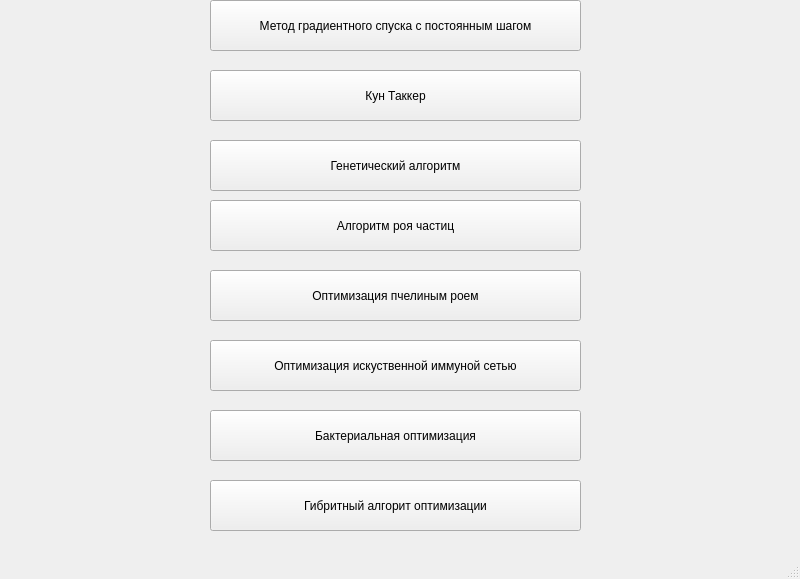
<?xml version="1.0" encoding="UTF-8"?>
<ui version="4.0">
 <class>MainWindow</class>
 <widget class="QMainWindow" name="MainWindow">
  <property name="geometry">
   <rect>
    <x>0</x>
    <y>0</y>
    <width>800</width>
    <height>579</height>
   </rect>
  </property>
  <property name="windowTitle">
   <string>MainWindow</string>
  </property>
  <widget class="QWidget" name="centralwidget">
   <widget class="QPushButton" name="btn_kun_takker">
    <property name="geometry">
     <rect>
      <x>210</x>
      <y>70</y>
      <width>371</width>
      <height>51</height>
     </rect>
    </property>
    <property name="text">
     <string>Кун Таккер</string>
    </property>
   </widget>
   <widget class="QPushButton" name="btn_genetic_algorithm">
    <property name="geometry">
     <rect>
      <x>210</x>
      <y>140</y>
      <width>371</width>
      <height>51</height>
     </rect>
    </property>
    <property name="text">
     <string>Генетический алгоритм</string>
    </property>
   </widget>
   <widget class="QPushButton" name="btn_particle_swarm">
    <property name="geometry">
     <rect>
      <x>210</x>
      <y>200</y>
      <width>371</width>
      <height>51</height>
     </rect>
    </property>
    <property name="text">
     <string>Алгоритм роя частиц</string>
    </property>
   </widget>
   <widget class="QPushButton" name="btn_bee_swarm">
    <property name="geometry">
     <rect>
      <x>210</x>
      <y>270</y>
      <width>371</width>
      <height>51</height>
     </rect>
    </property>
    <property name="text">
     <string>Оптимизация пчелиным роем</string>
    </property>
   </widget>
   <widget class="QPushButton" name="btn_artifitial_immune_network">
    <property name="geometry">
     <rect>
      <x>210</x>
      <y>340</y>
      <width>371</width>
      <height>51</height>
     </rect>
    </property>
    <property name="text">
     <string>Оптимизация искуственной иммуной сетью</string>
    </property>
   </widget>
   <widget class="QPushButton" name="btn_bakterial_optimization">
    <property name="geometry">
     <rect>
      <x>210</x>
      <y>410</y>
      <width>371</width>
      <height>51</height>
     </rect>
    </property>
    <property name="text">
     <string>Бактериальная оптимизация</string>
    </property>
   </widget>
   <widget class="QPushButton" name="btn_dimensional_algorithm">
    <property name="geometry">
     <rect>
      <x>210</x>
      <y>480</y>
      <width>371</width>
      <height>51</height>
     </rect>
    </property>
    <property name="text">
     <string>Гибритный алгорит оптимизации</string>
    </property>
   </widget>
   <widget class="QPushButton" name="btn_gradient_descent">
    <property name="geometry">
     <rect>
      <x>210</x>
      <y>0</y>
      <width>371</width>
      <height>51</height>
     </rect>
    </property>
    <property name="text">
     <string>Метод градиентного спуска с постоянным шагом</string>
    </property>
   </widget>
  </widget>
  <widget class="QMenuBar" name="menubar">
   <property name="geometry">
    <rect>
     <x>0</x>
     <y>0</y>
     <width>800</width>
     <height>22</height>
    </rect>
   </property>
  </widget>
  <widget class="QStatusBar" name="statusbar"/>
 </widget>
 <resources/>
 <connections/>
</ui>
